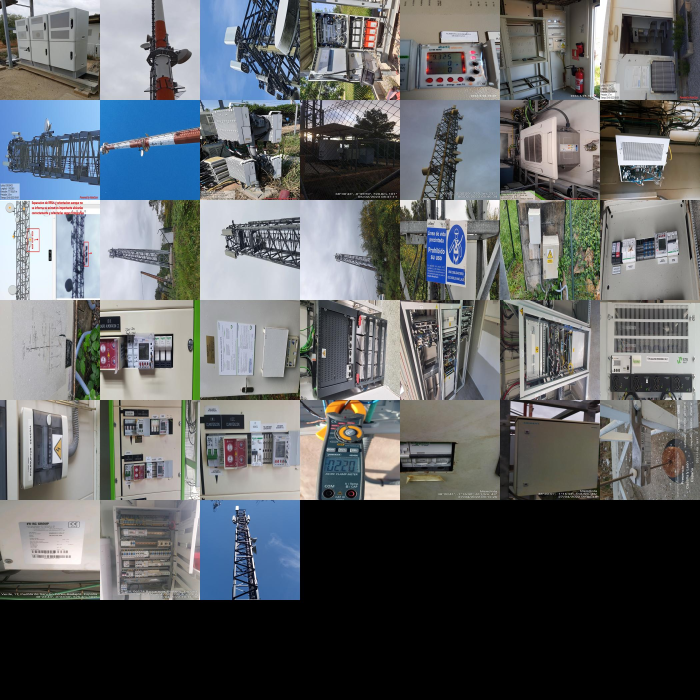
#> input picture vis/sprite.jpg, 2100 x 2100 px (shown at 1/3 size)
$ python Resize.py
#> lines starting #> are read from the running program, lines starting #| are printed output that depends on the picture
from PIL import Image

def resize_image(input_path, output_path):
    # Open an image file
#> called with input_path = 'vis/sprite.jpg', output_path = 'vis/sprite.jpg'
    with Image.open(input_path) as img:
        # Calculate the new size maintaining the aspect ratio
#> img is the input picture: PIL image 2100x2100 RGB; mean R, G, B 96.2, 99.5, 101.6
        original_width, original_height = img.size
#> original_width = 2100; original_height = 2100
        aspect_ratio = original_width / original_height
#> aspect_ratio = 1
        if aspect_ratio > 1:  # Landscape
            new_width = 8192
            new_height = int(8192 / aspect_ratio)
        else:  # Portrait or square
            new_height = 8192
            new_width = int(8192 * aspect_ratio)
#> new_width = 8192

        # Resize the image
        resized_img = img.resize((new_width, new_height), Image.LANCZOS)
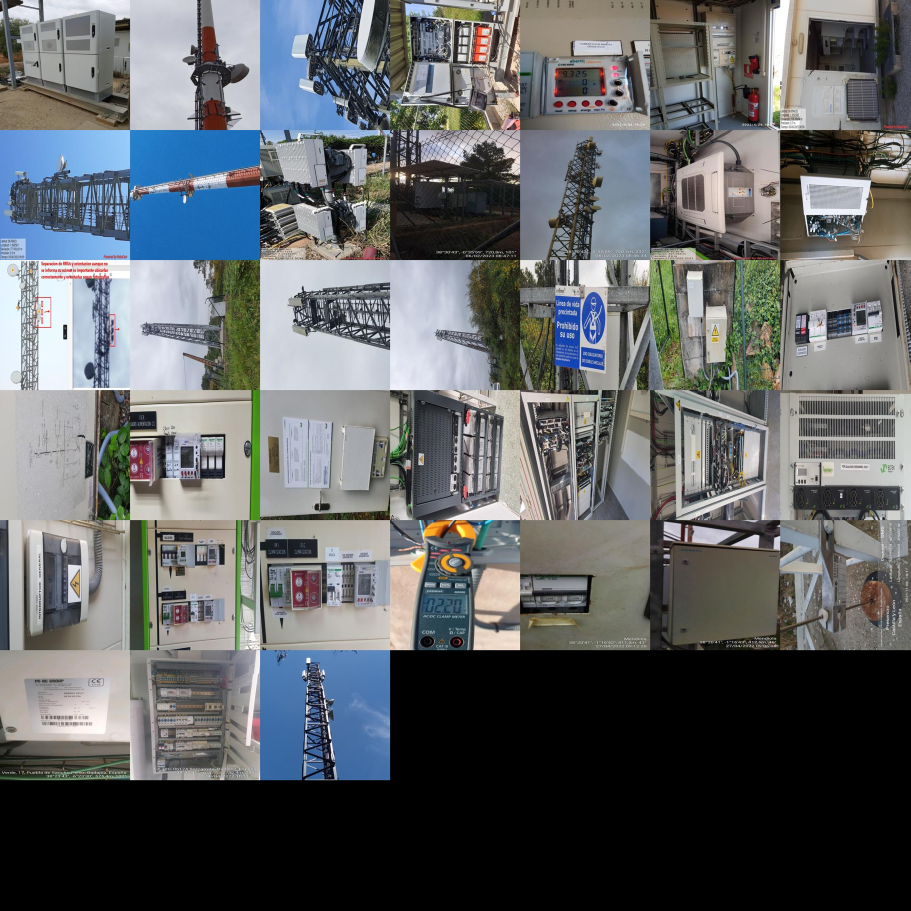
#> resized_img: PIL image 8192x8192 RGB (shown at 1/9 size); mean R, G, B 96.2, 99.5, 101.6

        # Save the resized image
        resized_img.save(output_path)
        print(f"Resized image saved to {output_path}")

# Usage
resize_image("vis/sprite.jpg", "vis/sprite.jpg")
